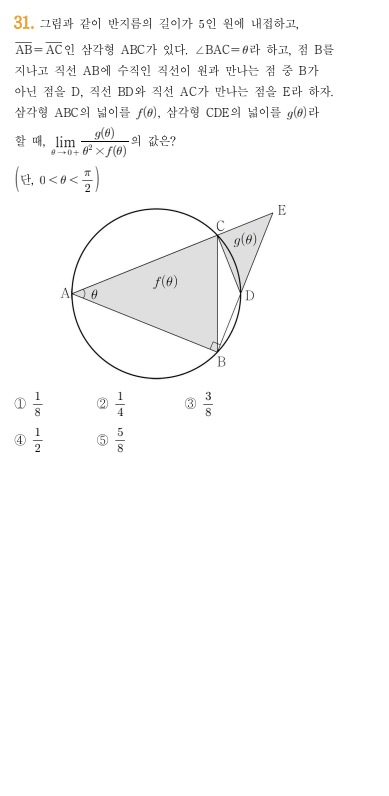
#> input picture fixtures/manual/m1-image-ingestion/problem.png, 389 x 796 px
$ python -i local_match_dataset.py   (imports and definitions only)
#> lines starting #> are read from the running program, lines starting #| are printed output that depends on the picture; after the words box and inside, x2 and y2 are one past the last pixel; in counts of white or black regions, pixels touching at a corner belong together
#!/usr/bin/env python3
"""Local-only helper for matching user-provided MVP image samples.

This script is intentionally not part of the product runtime. It reads large
local files from image/ and writes generated review artifacts to var/datasets/.
"""

from __future__ import annotations

import argparse
import html
import json
import shutil
import sys
import unicodedata
from dataclasses import dataclass
from math import inf
from pathlib import Path

import cv2
import numpy as np
from PIL import Image

try:
    import fitz
except ModuleNotFoundError:
    print(
        "PyMuPDF is required. Install it with: python -m pip install pymupdf",
        file=sys.stderr,
    )
    sys.exit(2)


REPO_ROOT = Path(__file__).resolve().parents[2]
IMAGE_ROOT = REPO_ROOT / "image"
OUTPUT_BASE = REPO_ROOT / "var" / "datasets"

PILOT_INDICES = (1, 2, 3, 10, 20, 30, 50, 80, 110, 147)
TOTAL_SAMPLE_COUNT = 147
RENDER_DPI = 200
SEARCH_DPI = 80
BBOX_PADDING_PX = 24
TEMPLATE_SCALES = (
    0.40,
    0.45,
    0.50,
    0.55,
    0.60,
    0.65,
    0.70,
    0.75,
    0.80,
    0.85,
    0.90,
    0.95,
    1.00,
    1.05,
    1.10,
    1.15,
)
HIGH_CONFIDENCE_THRESHOLD = 0.55
MEDIUM_CONFIDENCE_THRESHOLD = 0.35
AMBIGUOUS_SCORE_DELTA = 0.03

PDF_PAIR_NAMES = {
    "기말1.pdf": "기말1 원본.pdf",
    "기말2.pdf": "기말2 원본.pdf",
    "기말3 .pdf": "기말3 원본.pdf",
    "미적분3단원.pdf": "미적분3단원 원본.pdf",
    "미적분4단원.pdf": "미적분4단원 원본.pdf",
}


@dataclass(frozen=True)
class BBox:
    x: int
    y: int
    width: int
    height: int

    # [21 lines left out: functions padded, scaled, as_dict, not called in this run]


@dataclass(frozen=True)
class PdfPair:
    clean_pdf: Path
    original_pdf: Path
    page_count: int


@dataclass(frozen=True)
class MatchCandidate:
    score: float
    runner_up_score: float | None
    clean_pdf: Path
    original_pdf: Path
    page_index: int
    search_bbox: BBox
    search_page_size: tuple[int, int]
    scale: float

    # [5 lines left out: function ambiguous, not called in this run]


def normalized_name(path: Path | str) -> str:
    return unicodedata.normalize("NFC", Path(path).name)


# [12 lines left out: function find_file_by_normalized_name, not called in this run]


def pdf_page_count(pdf_path: Path) -> int:
    with fitz.open(pdf_path) as document:
        return int(document.page_count)


# [37 lines left out: functions load_pdf_pairs, render_pdf_page, not called in this run]


def load_rgb_image(path: Path) -> Image.Image:
    with Image.open(path) as image:
        return image.convert("RGB")


def to_gray(image: Image.Image) -> np.ndarray:
    return cv2.cvtColor(np.asarray(image.convert("RGB")), cv2.COLOR_RGB2GRAY)


def to_foreground_mask(image: Image.Image) -> np.ndarray:
    gray = to_gray(image)
    _, mask = cv2.threshold(gray, 245, 255, cv2.THRESH_BINARY_INV)
    return mask


# [90 lines left out: functions resize_gray, match_template_on_page, find_best_match, confidence_for, not called in this run]


def relative_repo_path(path: Path) -> str:
    return path.resolve().relative_to(REPO_ROOT).as_posix()


# [239 lines left out: functions sample_indices_for_mode, prepare_temp_output_folder, replace_output_folder, write_metadata, save_sample, make_contact_sheet and 2 more, not called in this run]


def main() -> None:
    args = parse_args()
    run(args.mode)


# [2 lines not run here, left out]

>>> from PIL import Image
>>> picture = Image.open('../../fixtures/manual/m1-image-ingestion/problem.png')
#> picture is the input picture: PIL image 389x796 RGB; mean R, G, B 250.4, 250.3, 250.3
>>> result = to_foreground_mask(picture)
#> in to_foreground_mask, `_, mask = cv2.threshold(gray, 245, 255, cv2.THRESH_BINARY_INV)`:
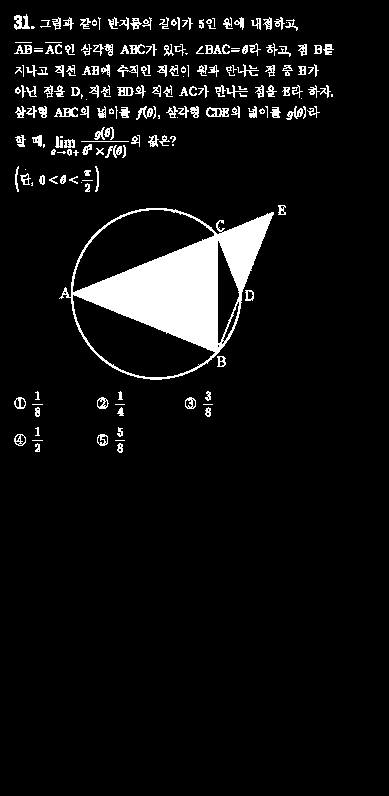
#> mask: shape (796, 389); 6.7% white; 203 white regions (49 under 20 px), largest, box (x1, y1, x2, y2) and area: (59, 208, 274, 380) 12308, (14, 14, 30, 30) 145, (206, 107, 229, 117) 135
